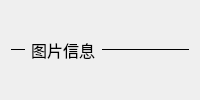
                     <widget class="QWidget" name="Exportwidget_PictureTitle" native="true">
                      <layout class="QHBoxLayout" name="horizontalLayout_51" stretch="1,1,6">
                       <item>
                        <widget class="Line" name="Exportwidget_PictureTitleline1">
                         <property name="frameShadow">
                          <enum>QFrame::Plain</enum>
                         </property>
                         <property name="orientation">
                          <enum>Qt::Horizontal</enum>
                         </property>
                        </widget>
                       </item>
                       <item>
                        <widget class="QLabel" name="Exportwidget_PictureTitlelabel">
                         <property name="minimumSize">
                          <size>
                           <width>65</width>
                           <height>0</height>
                          </size>
                         </property>
                         <property name="maximumSize">
                          <size>
                           <width>65</width>
                           <height>16777215</height>
                          </size>
                         </property>
                         <property name="font">
                          <font>
                           <family>微软雅黑</family>
                           <pointsize>12</pointsize>
                          </font>
                         </property>
                         <property name="text">
                          <string>图片信息</string>
                         </property>
                        </widget>
                       </item>
                       <item>
                        <widget class="Line" name="Exportwidget_PictureTitleline2">
                         <property name="frameShadow">
                          <enum>QFrame::Plain</enum>
                         </property>
                         <property name="orientation">
                          <enum>Qt::Horizontal</enum>
                         </property>
                        </widget>
                       </item>
                      </layout>
                     </widget>
